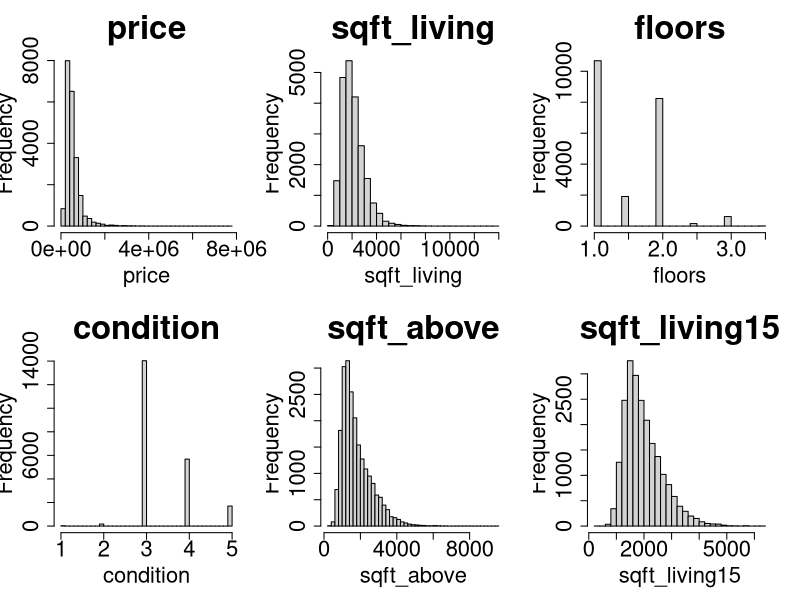
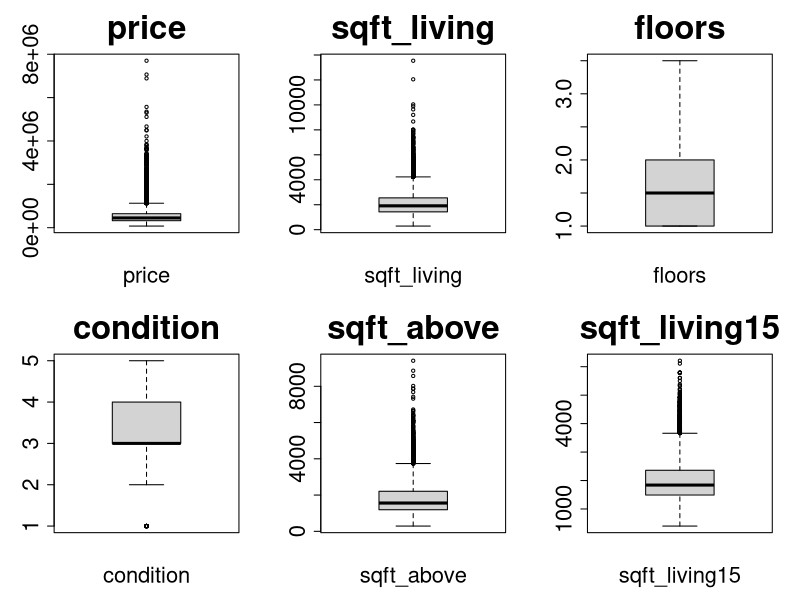
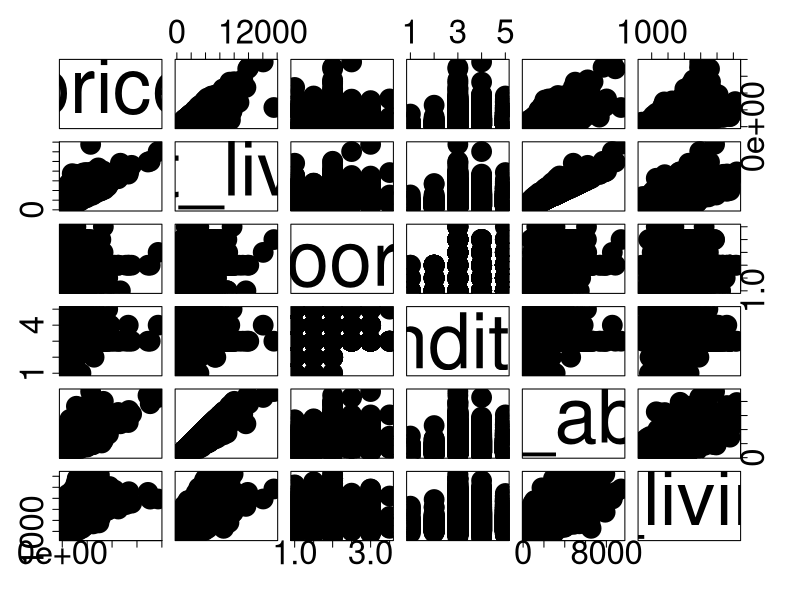

The R source for these figures, in order:
# Load data from csv file

raw_data <- read.csv("house_price.csv")
data <- raw_data[,c('price', 'sqft_living', 'floors', 'condition','sqft_above', 'sqft_living15')]

# Get correlation between each feature
corr_df <- as.data.frame(cor(data, use='complete.obs'))
col_list <- list()
for(col in colnames(corr_df)){
  col_list <- append(col_list,paste("corr_", col))
}
colnames(corr_df) <- col_list

# Calculate mean and variance of each feature
mv_df <- data.frame(feature=character(),
                    mean=double(),
                    variance=double())
for (col in colnames(data)){
  mv_df[nrow(mv_df) + 1,] <- c(col, mean(data[,col], na.rm=TRUE), var(data[,col], na.rm=TRUE))
}
rownames(mv_df) <- mv_df$feature
mv_df <- mv_df[,c('mean', 'variance')]

# Merge 2 df above into 1
stat_df <- merge(corr_df, mv_df, by=0, all.x=TRUE)

## Graphing
# Histogram
png("hist_plot.png", width = 1300, height = 1000)
par(mfrow=c(2,3))

for (col in colnames(data)) {
  hist(data[,col], labels=data[,col], xlab = col, main=col, breaks=35, cex.lab=2, cex.axis=2, cex.main=3, cex.sub=2)
}
dev.off()

# Boxplot
png("box_plot.png", width = 1300, height = 1000)
par(mfrow=c(2,3))

for (col in colnames(data)) {
  boxplot(data[,col], labels=data[,col], xlab = col, main=col, breaks=35, cex.lab=2, cex.axis=2, cex.main=3, cex.sub=2)
}
dev.off()

# Pairs plot
png("pairs_plot.png", width = 4000, height = 4000)

pairs(data, cex.labels=7, pch=19, cex = 4, cex.axis = 3)
dev.off()


## Linear Regression

